Frame 1 (no input): blank canvas, image omitted
Frame 60 (the mouse pressed at the canvas centre just before this capture): blank canvas, image omitted
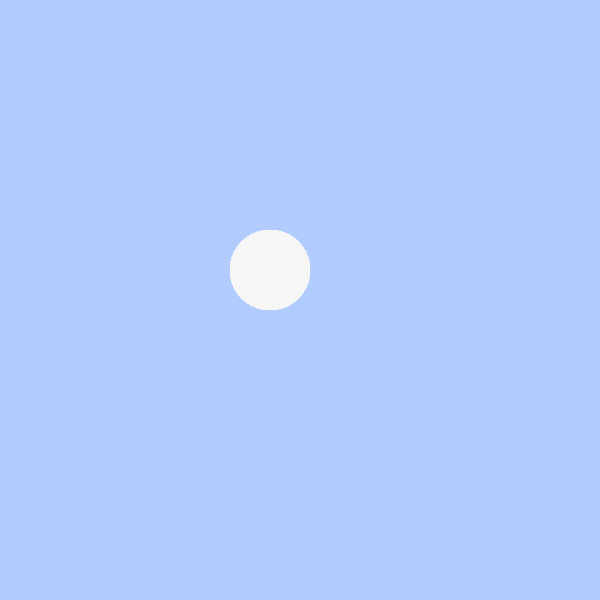
Frame 120 (the mouse held since frame 60 and released just before this capture)

The Processing sketch whose frames 1 and 60 were blank and that drew this single picture after the mouse press (run headless with seeded random() and noise(); from frame 60 on, the mouse is pressed at the canvas centre):

// Processing sketch: processing_150100
// ── processing_150100.pde


float xLast; 


float yLast; 


boolean switchStroke = true; 


boolean switchRotation = true; 


boolean onOff = true; 


boolean backGround = true; 


    


    


void setup() { 


  size(600, 600); 


  smooth(); 


  background(178,204,255); 


  frameRate(15); 


} 


  


void draw()  { 


   ellipseMode(CENTER); 


   noStroke(); 


   fill(246,246,246); 


  ellipse(mouseX-30, mouseY-30, 80, 80); 
}
